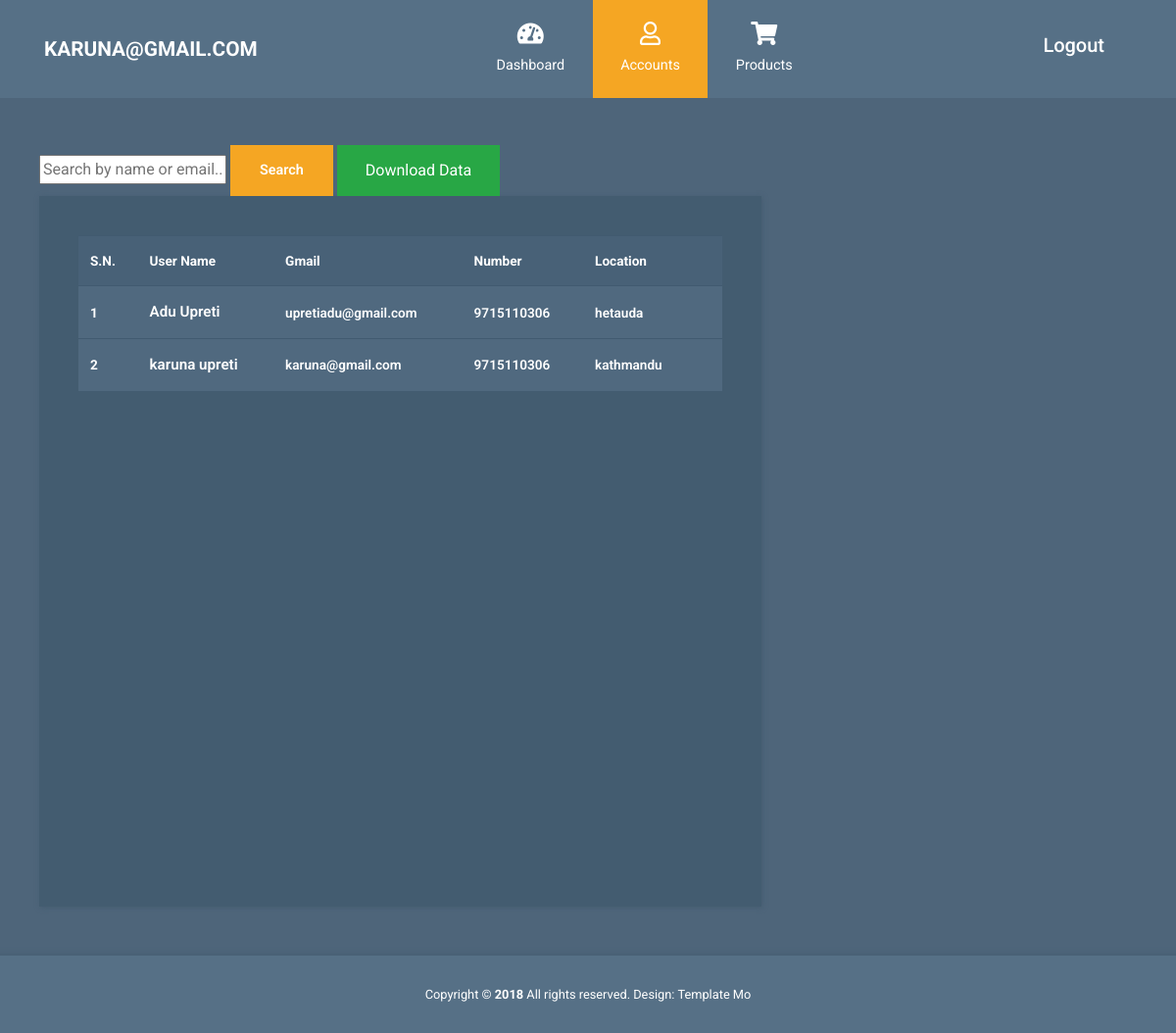
Page /admin-dashboard/user-list/ (signed in) on the committed database.
### logsign/models.py (models this page shows, shortened)
class Profile(models.Model):
    user = models.OneToOneField(User, on_delete=models.CASCADE)
    full_name = models.CharField(max_length=255)  # Added full_name field
    location = models.CharField(max_length=255)
    phone = models.CharField(max_length=15, blank=True, null=True)

### adminpage/views.py (the view)
# urls.py: path('user-list/',Userlist, name='userlist'),
@login_required
def Userlist(request):
    query = request.GET.get('q')
    if query:
        user_list = Profile.objects.filter(
            Q(full_name__icontains=query) |
            Q(user__email__icontains=query)
        ).order_by('full_name')
    else:
        user_list = Profile.objects.all().order_by('full_name')
    if 'export' in request.GET:
        return export_users_to_excel(user_list)
    datas = {
        'userlist': user_list,
        'query': query,
    }
    return render(request, "adminfile/userlist.html", datas)

### templates/adminfile/userlist.html (shortened to what this page needs)
{% extends 'adminfile/ad_parent.html' %}
{% load static %}
{% block contents %}
<div class="container mt-5">
  <div class="row tm-content-row">
    <div class="col-sm-12 col-md-12 col-lg-8 col-xl-8 tm-block-col">
      <form method="GET" action="{% url 'userlist' %}">
        <input type="text" name="q" placeholder="Search by name or email..." value="{{ query|default_if_none:'' }}">
        <button type="submit" class="btn btn-primary">Search</button>
        <button type="submit" name="export" value="true" class="btn btn-success">Download Data</button>
      </form>
      <div class="tm-bg-primary-dark tm-block tm-block-products">
        <div class="tm-product-table-container">
            <table class="table table-hover tm-table-small tm-product-table">
              <thead>
                  <tr>
                      <th scope="col">S.N.</th>
                      <th scope="col">User Name</th>
                      <th scope="col">Gmail</th>
                      <th scope="col">Number</th>
                      <th scope="col">Location</th>
                      <th scope="col"></th>
                  </tr>
              </thead>
              <tbody>
                  {% for user in userlist %}
                  <tr>
                    <th scope="row">{{ forloop.counter }}</th>
                      <td class="tm-product-name">{{ user.full_name }}</td>
                      <td>{{ user.user.email }}</td>
                      <td>{{ user.phone }}</td>
                      <td>{{ user.location }}</td>
                      <td></td>
                  </tr>
                  {% endfor %}
              </tbody>
          </table>
        </div>
      </div>
    </div>
  </div>
</div>
{% endblock %}

### templates/adminfile/ad_parent.html (shortened to what this page needs)
{% load static %}
<!DOCTYPE html>
<html lang="en">
  <head>
    <link
      rel="stylesheet"
      href="{% static 'adminfiles/css/fontawesome.min.css' %}"
    />
    <link
      rel="stylesheet"
      href="{% static 'adminfiles/css/bootstrap.min.css' %}"
    />
    <link
      rel="stylesheet"
      href="{% static 'adminfiles/css/templatemo-style.css' %}"
    />
  </head>
  <body id="reportsPage">
    <div class="" id="home">
      <nav class="navbar navbar-expand-xl">
        <div class="container h-100">
          <a
            class="navbar-brand"
            href="{% static 'adminfile/dashboard.html' %}"
          >
            <h1 class="tm-site-title mb-0">{{request.user.username}}</h1>
          </a>
          <div class="collapse navbar-collapse" id="navbarSupportedContent">
            <ul class="navbar-nav mx-auto h-100">
              <li class="nav-item">
                <a
                  class="nav-link {{dashboard_admin}}"
                  href="{% url 'admin_dashboard' %}"
                >
                  <i class="fas fa-tachometer-alt"></i>
                  Dashboard
                </a>
              </li>
              <li class="nav-item">
                <a class="nav-link active" href="{% url 'userlist' %}">
                  <i class="far fa-user"></i> Accounts
                </a>
              </li>
              <li class="nav-item">
                <a
                  class="nav-link {{product_admin}}"
                  href="{% url 'admin_product' %}"
                >
                  <i class="fas fa-shopping-cart"></i>
                  Products
                </a>
              </li>
            </ul>
            <ul class="navbar-nav">
              <li class="nav-item">
                <a class="nav-link d-block" href="{% url 'userlogout' %}">
                  <h5>Logout</h5>
                </a>
              </li>
            </ul>
          </div>
        </div>
      </nav>
      {% block contents %} {% endblock %}
      <footer class="tm-footer row tm-mt-small">
        <div class="col-12 font-weight-light">
          <p class="text-center text-white mb-0 px-4 small">
            Copyright &copy; <b>2018</b> All rights reserved. Design:
            <a
              rel="nofollow noopener"
              href="https://templatemo.com"
              class="tm-footer-link"
              >Template Mo</a
            >
          </p>
        </div>
      </footer>
    </div>
  </body>
</html>

### static/adminfiles/css/templatemo-style.css (style rules this page uses)
html { font-size: 16px; overflow-x: hidden; }
body { font-family: Roboto, Helvetica, Arial, sans-serif; background-color: #4e657a; overflow-x: hidden; }
a { transition: all 0.3s ease; }
.navbar-brand { display: flex; align-items: center; }
.tm-site-title { display: inline-block; text-transform: uppercase; font-size: 1.3rem; font-weight: 700; color: #fff; }
.navbar { height: 100px; background-color: #567086; padding: 0; }
.navbar .container { position: relative; }
.tm-mt-small { margin-top: 20px; }
.tm-block-col { margin-bottom: 30px; }
.tm-block { padding: 40px; -webkit-box-shadow: 1px 1px 5px 0 #455c71; -moz-box-shadow: 1px 1px 5px 0 #455c71; box-shadow: 1px 1px 5px 0 #455c71; min-height: 350px; height: 100%; max-height: 450px; }
.nav-link { color: #fff; height: 100%; display: flex; align-items: center; justify-content: center; flex-direction: column; font-size: 90%; }
.nav-link > i { margin-bottom: 10px; margin-right: 0; font-size: 1.5rem; }
.dropdown-item, .nav-link { padding: 15px 20px; }
.navbar-nav .active > .nav-link, .navbar-nav .nav-link.active { background-color: #f5a623; color: #fff; }
.navbar-nav .nav-link.active i { color: #fff; }
.nav-item { text-align: center; }
.nav-item:last-child { margin-right: 0; }
.tm-content-row { justify-content: space-between; margin-left: -20px; margin-right: -20px; }
.table { background-color: #50697f; color: #fff; font-size: 85%; margin-bottom: 0; }
thead { background-color: #486177; color: #fff; }
.table thead th { border-bottom: 0; }
.btn { border-radius: 0; padding: 13px 28px; transition: all 0.2s ease; max-width: 100%; }
.btn-primary { color: #fff; background-color: #f5a623; border: 2px solid #f5a623; font-size: 90%; font-weight: 600; }
.table td, .table th { border-top: 1px solid #415a70; padding: 15px 25px; vertical-align: middle; }
.tm-table-small td, .tm-table-small th { padding-left: 12px; padding-right: 12px; }
.table-hover tbody tr { transition: all 0.2s ease; }
.tm-bg-primary-dark { background-color: #435c70; }
.tm-block-products { min-height: 725px; }
.tm-product-table-container { max-height: 465px; margin-bottom: 15px; overflow-y: scroll; }
.tm-product-table tr { font-weight: 600; }
.tm-product-name { font-size: 0.95rem; font-weight: 600; }
.tm-footer { background-color: #567086; padding-top: 30px; padding-bottom: 30px; -webkit-box-shadow: 0 -3px 5px 0 rgba(69, 92, 113, 0.59); -moz-box-shadow: 0 -3px 5px 0 rgba(69, 92, 113, 0.59); box-shadow: 0 -3px 5px 0 rgba(69, 92, 113, 0.59); }
.tm-footer-link { color: white; }
@media (min-width: 1200px) { .navbar-expand-xl .navbar-nav .nav-link { padding-left: 28px; padding-right: 28px; } }
@media (min-width: 1200px) { .navbar-collapse { height: 100%; } }
@media (max-width: 1275px) and (min-width: 1200px) { .nav-item { margin-right: 15px; } }
@media (max-width: 1350px) { .nav-item { margin-right: 1px; } }

### rows in the picture
Profile: full_name "Adu Upreti", user.email "upretiadu@gmail.com", phone "9715110306", location "hetauda"
Profile: full_name "karuna upreti", user.email "karuna@gmail.com", phone "9715110306", location "kathmandu"

### other values in the picture
{{ request.user.username }} "KARUNA@GMAIL.COM"
